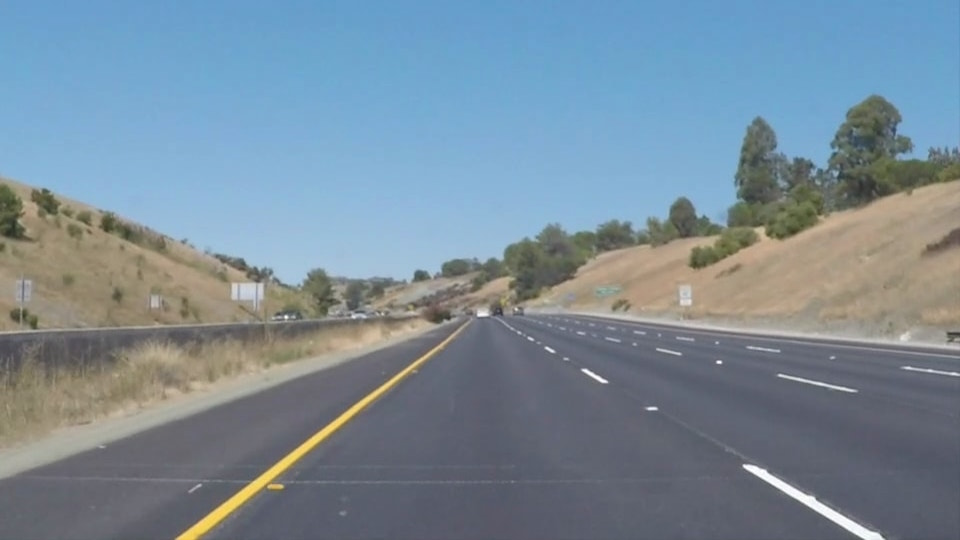
#> input picture test_images/whiteCarLaneSwitch.jpg, 960 x 540 px
$ jupyter execute FindLaneLines.ipynb   (shell and % lines are left out)
#> lines starting #> are read from the running program, lines starting #| are printed output that depends on the picture; after the words box and inside, x2 and y2 are one past the last pixel; in counts of white or black regions, pixels touching at a corner belong together
#> further down, img is the input picture: shape (540, 960, 3); mean R, G, B 121.2, 139.4, 152.9
# Find Lane Lines

[cell 1]
## Dependencies
import os
import matplotlib.pyplot as plt
import matplotlib.image as mpimg
import numpy as np
import cv2
import math

# Import everything needed to edit/save/watch video clips
from moviepy.editor import VideoFileClip
from IPython.display import HTML

[cell 2]
## Draw line Function

# [173 lines left out: functions hough_lines, drawLane, sanityFilter, not called in this run]

[cell 3]
## Help Functions
def whiteYellowMask(image):
    """
    Apply either a white or yellow mask
    white = [255,255,255]
    """
    whitebound = [([200, 200, 200], [255, 255, 255])]
    yellowbound = [([200,200,0], [255,255,200])]

    for (lower, upper) in whitebound:
        lower = np.array(lower, dtype = "uint8")
        upper = np.array(upper, dtype = "uint8")
        mask = cv2.inRange(image, lower, upper)
        output1 = cv2.bitwise_and(image, image, mask = mask)
#> this loop made 1 pass
#> pass 1, in whiteYellowMask, `mask = cv2.inRange(image, lower, upper)`:
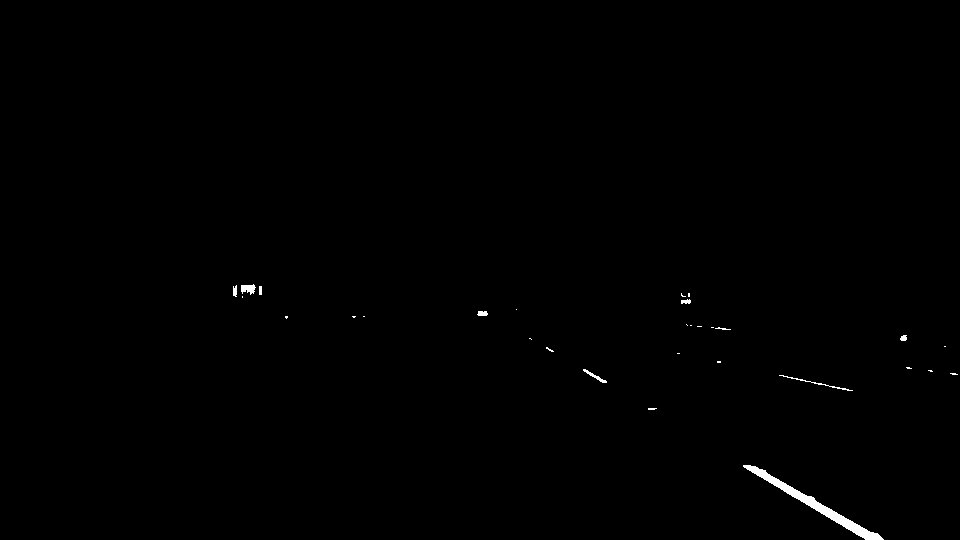
#> mask: shape (540, 960); 0.36% white; 30 white regions (20 under 20 px), largest, box (x1, y1, x2, y2) and area: (743, 465, 884, 540) 1247, (241, 284, 256, 295) 108, (779, 375, 853, 391) 103

    for (lower, upper) in yellowbound:
        lower = np.array(lower, dtype = "uint8")
        upper = np.array(upper, dtype = "uint8")
        mask = cv2.inRange(image, lower, upper)
        output2 = cv2.bitwise_and(image, image, mask = mask)
#> this loop made 1 pass
#> pass 1, in whiteYellowMask, `mask = cv2.inRange(image, lower, upper)`:
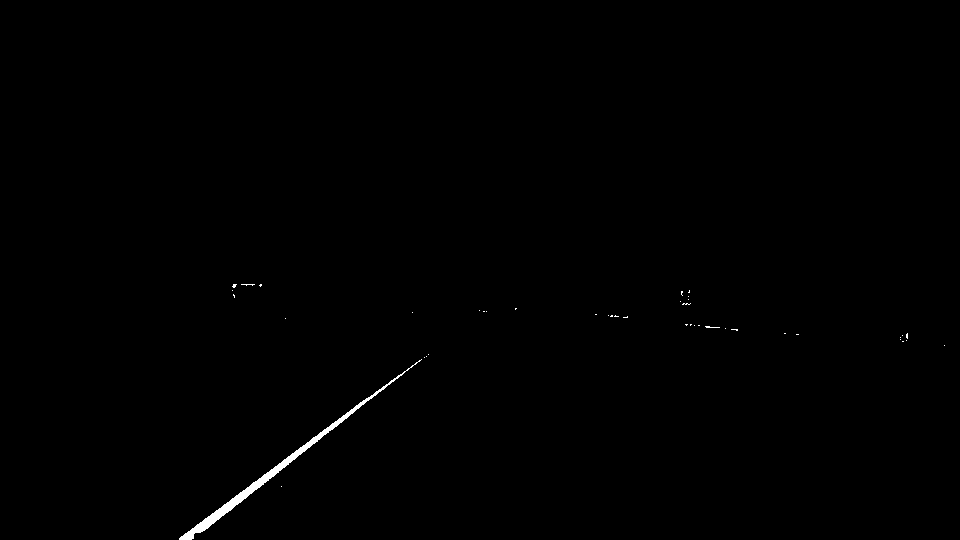
#> mask: shape (540, 960); 0.35% white; 43 white regions (42 under 20 px), largest, box (x1, y1, x2, y2) and area: (179, 359, 422, 540) 1635

    imout = output1+output2

    return imout

def grayscale(img):
    """Applies the Grayscale transform
    This will return an image with only one color channel
    but NOTE: to see the returned image as grayscale
    (assuming your grayscaled image is called 'gray')
    you should call plt.imshow(gray, cmap='gray')"""
    return cv2.cvtColor(img, cv2.COLOR_RGB2GRAY)
    # Or use BGR2GRAY if you read an image with cv2.imread()
    # return cv2.cvtColor(img, cv2.COLOR_BGR2GRAY)

def canny(img, low_threshold, high_threshold):
    """Applies the Canny transform"""
    return cv2.Canny(img, low_threshold, high_threshold)

def gaussian_blur(img, kernel_size):
    """Applies a Gaussian Noise kernel"""
    return cv2.GaussianBlur(img, (kernel_size, kernel_size), 0)

# [34 lines left out: functions region_of_interest, weighted_img, not called in this run]

## Program Pipeline

[cell 4]
## Program pipeline
# [41 lines left out: functions PicLanePipeline, process_image, not called in this run]

[cell 5]
## Global parameters

# Gaussian blur
ksize = 5

# Canny edges
lt = 50
ht = 150

# Hough transform and Draw Lines
rho = 1
theta = np.pi/180
threshold = 10
min_line_len = 1
max_line_gap = 5

# Lane line
linecol = [255,0,0]
linethick = 10

## Intermediate Example

[cell 6]
## Show intermediate Examples
img = mpimg.imread("test_images/whiteCarLaneSwitch.jpg")
examplepath = ("example//")
if not os.path.isdir(examplepath): os.makedirs(examplepath)

plt.figure()
plt.imshow(img)
plt.savefig(os.path.join(examplepath, "0_OriginalPic.jpg"), dpi=800)

# 1 Color Mask
i1 = whiteYellowMask(img)
plt.figure()
plt.imshow(i1)
plt.savefig(os.path.join(examplepath, "1_WhiteYellowMask.jpg"), dpi=800)

# 2 Grayscaling
i2 = grayscale(i1)
plt.figure()
#> (this line was passed over: IPython is not available in this run)
plt.imshow(i2)
plt.savefig(os.path.join(examplepath, "2_GrayScale.jpg"), dpi=800)

# 3 Gaussian blur
i3 = gaussian_blur(i2, ksize)
plt.figure()
plt.imshow(i3)
plt.savefig(os.path.join(examplepath, "3_GaussianBlur.jpg"), dpi=800)

# 4 Canny edges
i4 = canny(i3, lt, ht)
plt.figure()
plt.imshow(i4)
plt.savefig(os.path.join(examplepath, "4_CannyEdges.jpg"), dpi=800)

 # 5 select region of interst (to avoid multiple lane problem, also cut out lines that are not lane lines)
hwd = img.shape
bl = [0.05*hwd[1], hwd[0]]
br = [0.95*hwd[1], hwd[0]]
apex = [hwd[1]/2, hwd[0]/2]
ul = [hwd[1]/2 - 0.05*hwd[1], hwd[0]/2]
ur = [hwd[1]/2 + 0.05*hwd[1], hwd[0]/2]
vertices = np.array([[bl, br, ur, ul]] , dtype=np.int32)
i5 = region_of_interest(i4, vertices)
plt.figure()
plt.imshow(i5)
plt.savefig(os.path.join(examplepath, "5_RegionInterest.jpg"), dpi=1200)

## 6  Draw lines
i6 = hough_lines(i5, rho, theta, threshold, min_line_len, max_line_gap)
plt.figure()
plt.imshow(i6)
plt.savefig(os.path.join(examplepath, "6_IdentifiedLines.jpg"), dpi=1200)

## Final Weighted Color Image
i7 = weighted_img(i6, img)
plt.figure()
plt.imshow(i7)
plt.savefig(os.path.join(examplepath, "7_FinalWeighted.jpg"), dpi=1200)

$ run again, with example/ManySignRoad.JPG copied over test_images/whiteCarLaneSwitch.jpg
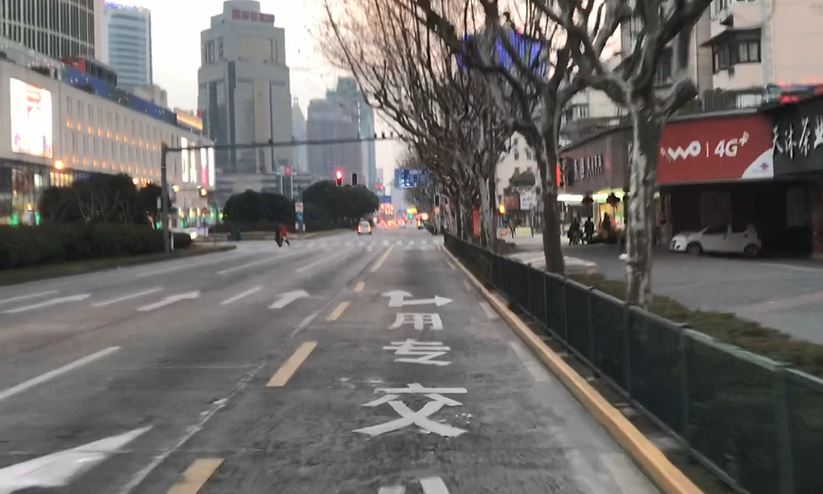
#> input picture example/ManySignRoad.JPG, 823 x 494 px
#> img is the input picture: shape (494, 823, 3); mean R, G, B 110.1, 106.6, 104.3
#> the loop in whiteYellowMask, `for (lower, upper) in whitebound:` made 1 pass
#> pass 1, in whiteYellowMask, `mask = cv2.inRange(image, lower, upper)`:
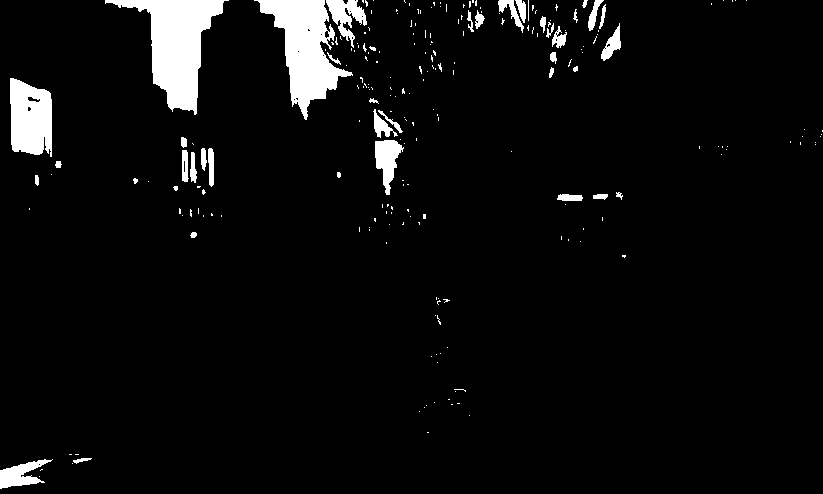
#> mask: shape (494, 823); 4.9% white; 231 white regions (190 under 20 px), largest, box (x1, y1, x2, y2) and area: (105, 0, 229, 115) 5755, (254, 0, 353, 120) 5004, (10, 78, 52, 157) 2715
#> in whiteYellowMask, `imout = output1+output2`:
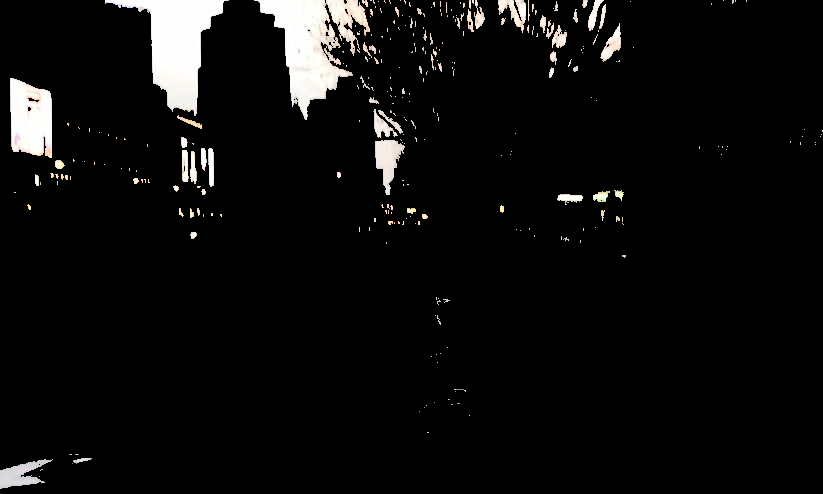
#> imout: shape (494, 823, 3); mean R, G, B 13.2, 12.9, 12.6

$ run again, with test_images/solidYellowCurve2.jpg copied over test_images/whiteCarLaneSwitch.jpg
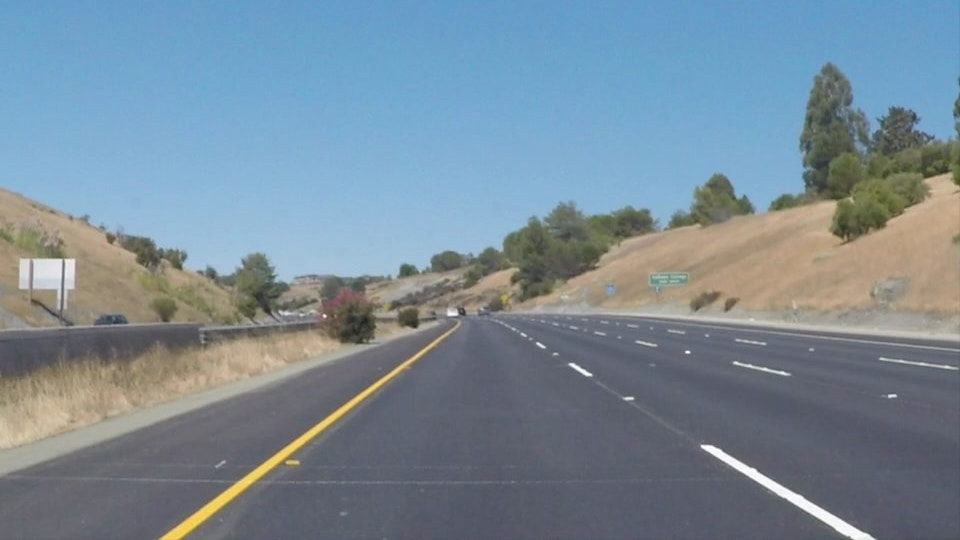
#> input picture test_images/solidYellowCurve2.jpg, 960 x 540 px
#> img is the input picture: shape (540, 960, 3); mean R, G, B 120.7, 138.6, 151.5
#> the loop in whiteYellowMask, `for (lower, upper) in whitebound:` made 1 pass
#> pass 1, in whiteYellowMask, `mask = cv2.inRange(image, lower, upper)`:
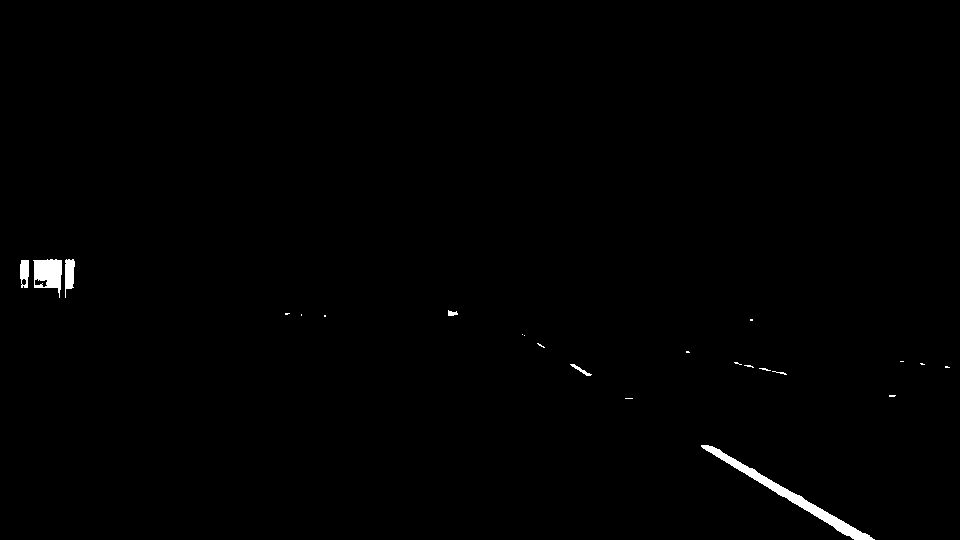
#> mask: shape (540, 960); 0.6% white; 23 white regions (16 under 20 px), largest, box (x1, y1, x2, y2) and area: (701, 445, 875, 540) 1630, (33, 259, 62, 298) 740, (65, 259, 75, 298) 275
#> the loop in whiteYellowMask, `for (lower, upper) in yellowbound:` made 1 pass
#> pass 1, in whiteYellowMask, `mask = cv2.inRange(image, lower, upper)`:
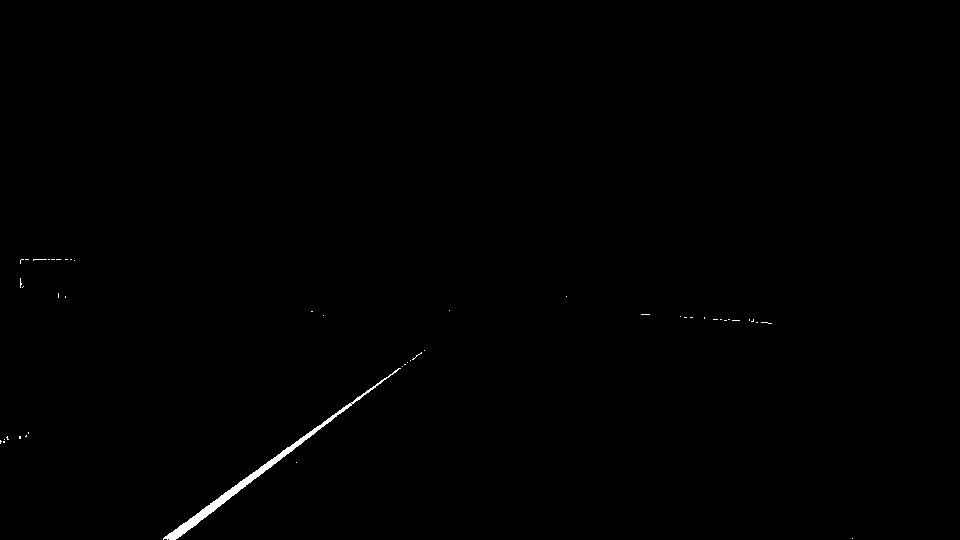
#> mask: shape (540, 960); 0.33% white; 47 white regions (46 under 20 px), largest, box (x1, y1, x2, y2) and area: (163, 368, 401, 540) 1531

$ run again, with test_images/solidYellowLeft.jpg copied over test_images/whiteCarLaneSwitch.jpg
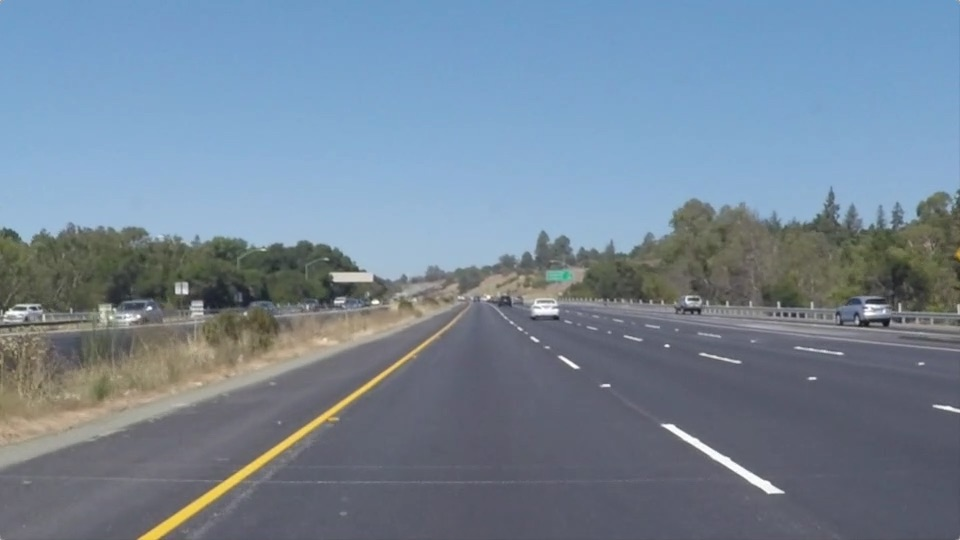
#> input picture test_images/solidYellowLeft.jpg, 960 x 540 px
#> img is the input picture: shape (540, 960, 3); mean R, G, B 116.5, 133.6, 150.8
#> the loop in whiteYellowMask, `for (lower, upper) in whitebound:` made 1 pass
#> pass 1, in whiteYellowMask, `mask = cv2.inRange(image, lower, upper)`:
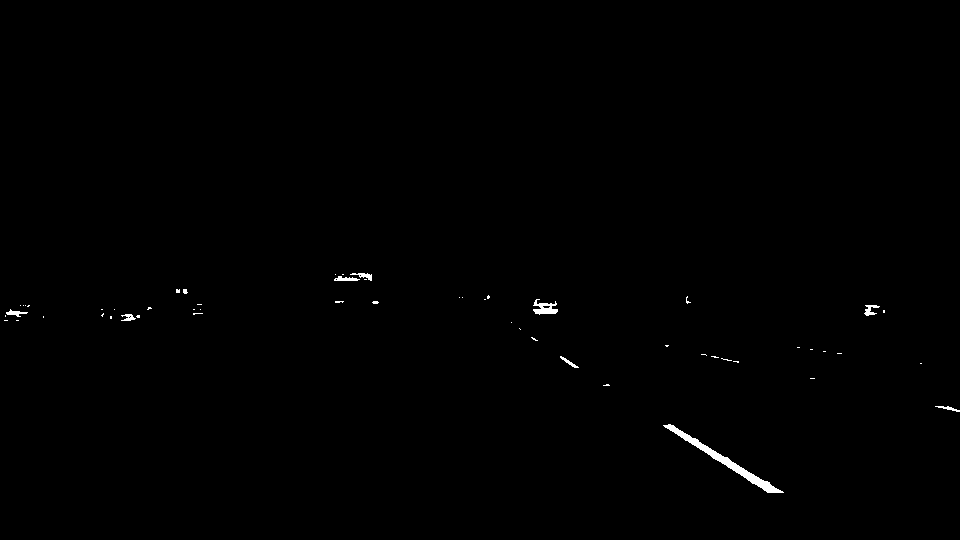
#> mask: shape (540, 960); 0.37% white; 55 white regions (45 under 20 px), largest, box (x1, y1, x2, y2) and area: (663, 424, 784, 493) 915, (533, 299, 558, 315) 217, (864, 305, 880, 316) 89
#> the loop in whiteYellowMask, `for (lower, upper) in yellowbound:` made 1 pass
#> pass 1, in whiteYellowMask, `mask = cv2.inRange(image, lower, upper)`:
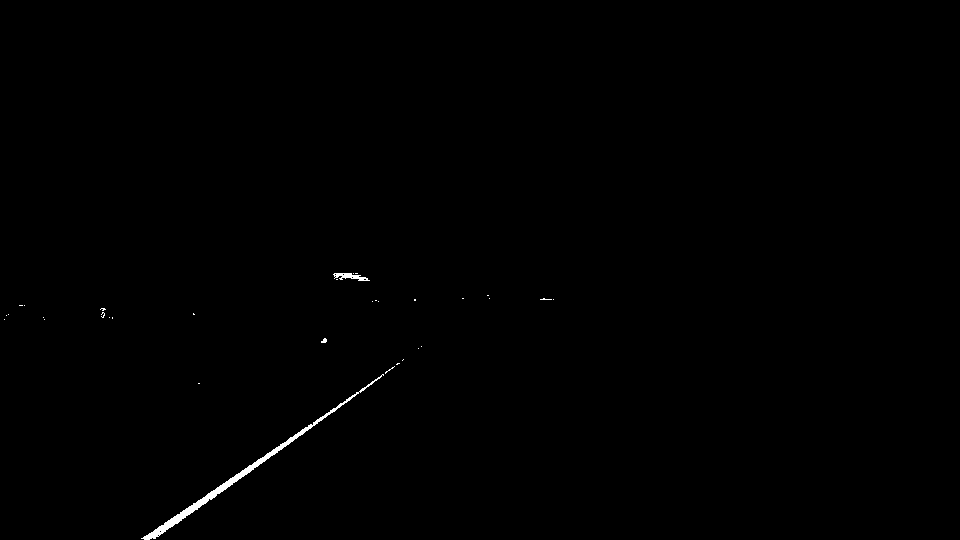
#> mask: shape (540, 960); 0.32% white; 33 white regions (30 under 20 px), largest, box (x1, y1, x2, y2) and area: (141, 374, 384, 540) 1382, (333, 273, 370, 281) 154, (321, 338, 327, 343) 21
